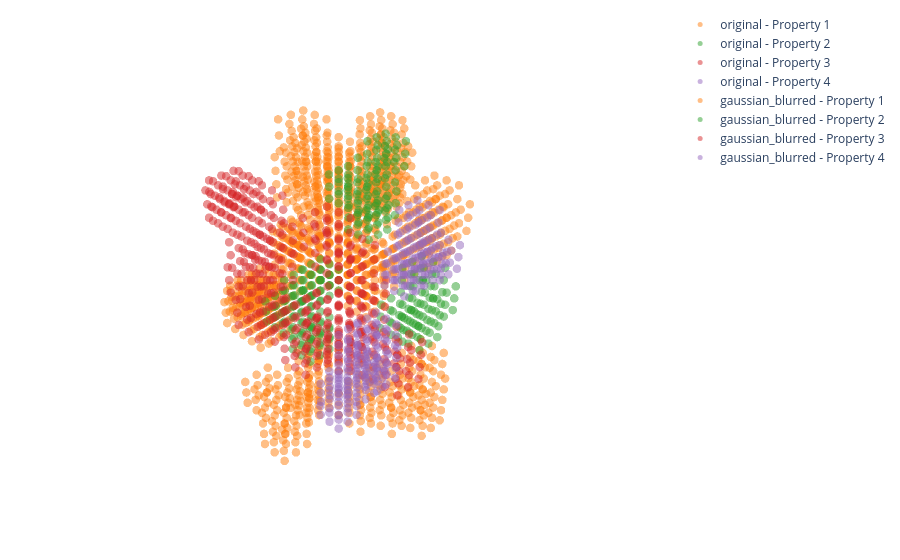

Source (notebook cell):
### Code cell
# fig = pf.visualize_voxel_grid([temp[0], property_preserving_smoothing(temp2[0], sigma=1, use_labeled=True)], 
#                         voxel_type = '4D', 
#                         labels = ['test1', 'test2'], 
#                         opacity = 0.3,
#                         property_indices=[ 1,  2,  3,  4,  5]
#                         )
fig = pf.visualize_voxel_grid([temp[0],
                         gaussian_blur_properties(temp[0], sigma=0.2)], 
                        voxel_type = '4D', 
                        labels = ['original', 'gaussian_blurred'], 
                        opacity = 0.5,
                        property_indices=[ 1,2,3,4],
                        colormap=cf.distinct_colors(num_colors=10)
                        )
# fig.add_traces(fig_blurr.data)
fig.show()
# fig.write_html('/mnt/data2/Justice/OR_learning/output/Canonical_bc/AF3/pS6_screen/misc/Gaussian_blurr_voxel.html')

### Figure 1 — Plotly figure (JSON) as saved in the notebook; plotly's stock layout.template omitted (floating-point values rounded to 4 significant figures; data arrays with more than 128 entries replaced by an {"elided": "..."} marker saying what was removed)
{"data": [{"marker": {"color": "#ff7f0e", "opacity": 0.5, "size": 5}, "mode": "markers", "name": "original - Property 1", "type": "scatter3d", "x": [3, 3, 4, 4, 4, 4, 4, 4, 4, 5, 5, 5, 5, 5, 6, 6, 6, 6, 6, 6, 7, 7, 7, 7, 7, 7, 8, 8, 8, 8, 8, 9, 9, 9, 9, 9, 9, 9, 9, 9, 9, 9, 9, 10, 10, 10, 10, 10, 10, 11, 11, 11, 11, 11, 12, 12, 12, 13, 13, 13, 13, 13, 13, 13, 13, 13, 13, 14, 16, 16, 17, 17], "y": [8, 10, 8, 9, 11, 12, 16, 16, 17, 9, 11, 12, 12, 16, 8, 8, 10, 13, 13, 17, 8, 9, 10, 14, 16, 17, 6, 7, 9, 14, 19, 8, 8, 8, 9, 9, 10, 13, 15, 16, 19, 20, 20, 6, 6, 9, 11, 12, 16, 4, 11, 12, 17, 19, 5, 13, 18, 6, 7, 7, 8, 8, 9, 9, 13, 13, 18, 14, 12, 14, 15, 15], "z": [13, 10, 12, 10, 21, 19, 15, 18, 17, 12, 8, 18, 21, 16, 12, 14, 10, 19, 20, 16, 13, 18, 19, 21, 15, 18, 12, 13, 17, 20, 8, 12, 18, 19, 11, 20, 21, 21, 20, 15, 6, 5, 7, 8, 9, 14, 21, 21, 20, 7, 23, 20, 7, 6, 8, 7, 7, 8, 9, 10, 8, 11, 9, 11, 4, 6, 7, 6, 6, 6, 5, 6]}, {"marker": {"color": "#2ca02c", "opacity": 0.5, "size": 5}, "mode": "markers", "name": "original - Property 2", "type": "scatter3d", "x": [1, 2, 3, 3, 4, 5, 6, 6, 6, 7, 7, 8, 8, 9, 9, 10, 10], "y": [9, 9, 9, 10, 8, 11, 17, 17, 18, 8, 17, 7, 17, 8, 9, 7, 10], "z": [18, 17, 16, 15, 16, 15, 9, 13, 12, 9, 11, 8, 11, 8, 6, 7, 6]}, {"marker": {"color": "#d62728", "opacity": 0.5, "size": 5}, "mode": "markers", "name": "original - Property 3", "type": "scatter3d", "x": [12, 12, 12, 12, 12, 12, 12, 12, 12, 13, 13, 13, 13, 13, 13, 14, 14, 14, 14, 14, 14, 14, 14, 15, 15, 15, 15, 16], "y": [14, 15, 15, 16, 16, 17, 17, 20, 20, 6, 9, 13, 14, 16, 18, 7, 8, 9, 10, 11, 12, 14, 18, 9, 10, 11, 12, 12], "z": [18, 13, 17, 12, 17, 12, 15, 11, 12, 18, 18, 11, 12, 11, 12, 18, 19, 15, 17, 17, 11, 10, 13, 19, 14, 14, 16, 13]}, {"marker": {"color": "#9467bd", "opacity": 0.5, "size": 5}, "mode": "markers", "name": "original - Property 4", "type": "scatter3d", "x": [2, 3, 3, 3, 3, 3, 4, 4, 7, 7, 8, 8, 8, 8, 9, 9, 9, 10], "y": [14, 13, 14, 14, 15, 16, 14, 15, 13, 14, 13, 13, 15, 15, 12, 13, 13, 13], "z": [11, 10, 11, 15, 13, 13, 12, 14, 2, 7, 5, 6, 5, 6, 1, 2, 3, 0]}, {"marker": {"color": "#ff7f0e", "opacity": 0.5, "size": 5}, "mode": "markers", "name": "gaussian_blurred - Property 1", "type": "scatter3d", "x": {"elided": "1136 int values"}, "y": {"elided": "1136 int values"}, "z": {"elided": "1136 int values"}}, {"marker": {"color": "#2ca02c", "opacity": 0.5, "size": 5}, "mode": "markers", "name": "gaussian_blurred - Property 2", "type": "scatter3d", "x": {"elided": "307 int values"}, "y": {"elided": "307 int values"}, "z": {"elided": "307 int values"}}, {"marker": {"color": "#d62728", "opacity": 0.5, "size": 5}, "mode": "markers", "name": "gaussian_blurred - Property 3", "type": "scatter3d", "x": {"elided": "440 int values"}, "y": {"elided": "440 int values"}, "z": {"elided": "440 int values"}}, {"marker": {"color": "#9467bd", "opacity": 0.5, "size": 5}, "mode": "markers", "name": "gaussian_blurred - Property 4", "type": "scatter3d", "x": {"elided": "268 int values"}, "y": {"elided": "268 int values"}, "z": {"elided": "268 int values"}}], "layout": {"margin": {"b": 10, "l": 10, "r": 10, "t": 10}, "scene": {"xaxis": {"showbackground": false, "visible": false}, "yaxis": {"showbackground": false, "visible": false}, "zaxis": {"showbackground": false, "visible": false}}}}
